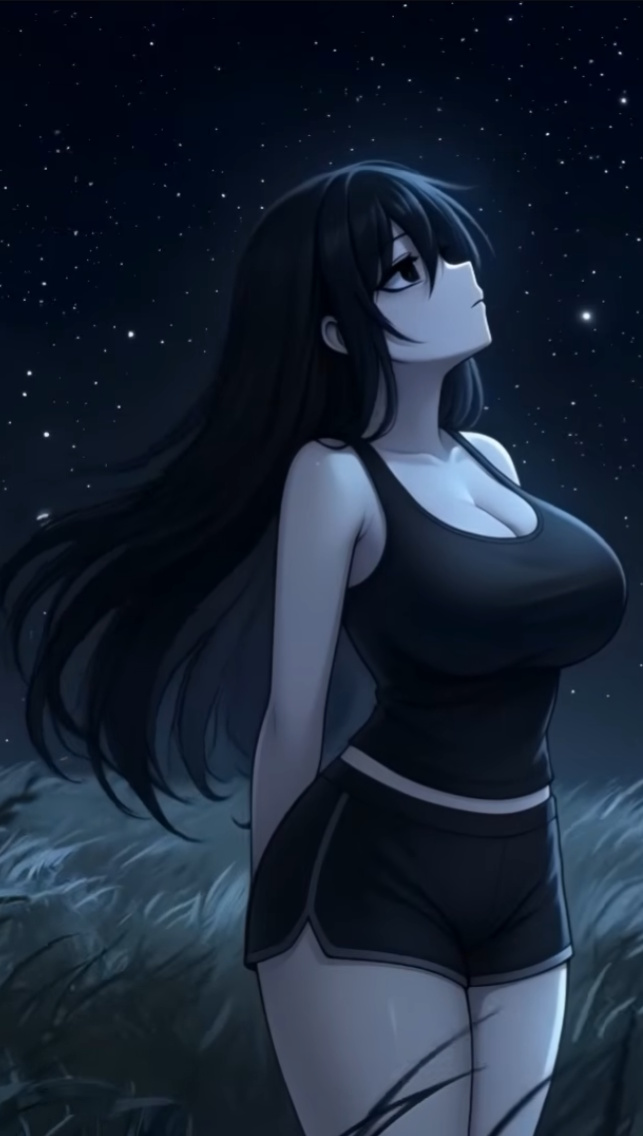
#> input picture Image_Editor/images/Screenshot 2026-05-06 204539.jpg, 643 x 1136 px, found by its file name; its folder holds only this picture in this run
$ python image_editor_main.py
#> lines starting #> are read from the running program, lines starting #| are printed output that depends on the picture
from PIL import Image, ImageFilter, ImageEnhance
import os

path = 'Coding_Projects/Image_Editor/images'
pathOut = '/editedImages'

for filename in os.listdir(path):
    image = Image.open(f"{path}/{filename}")
#> image is the input picture: PIL image 643x1136 RGB; mean R, G, B 25.7, 36.8, 53.2
    edit = image.filter(ImageFilter.SHARPEN).convert('L')
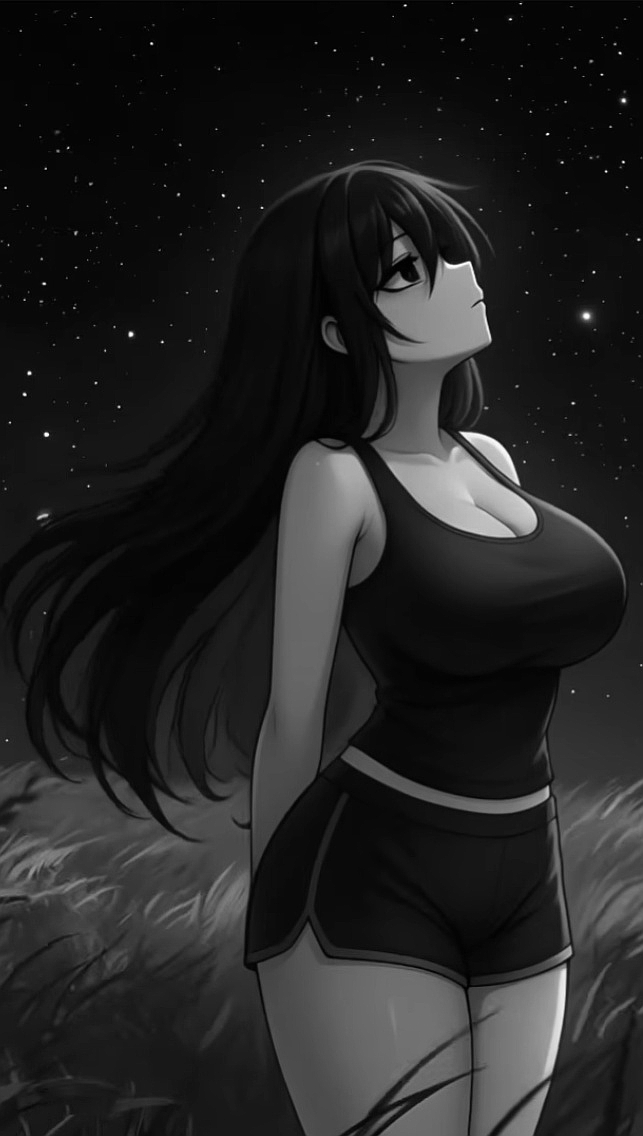
#> edit: PIL image 643x1136 L; min 0, max 255, mean 35.4
    #edit = image.filter(ImageFilter.SHARPEN).convert('L').rotate(-90)

    factor = 1.5
    enhancer = ImageEnhance.Contrast(edit)
    edit = enhancer.enhance(factor)
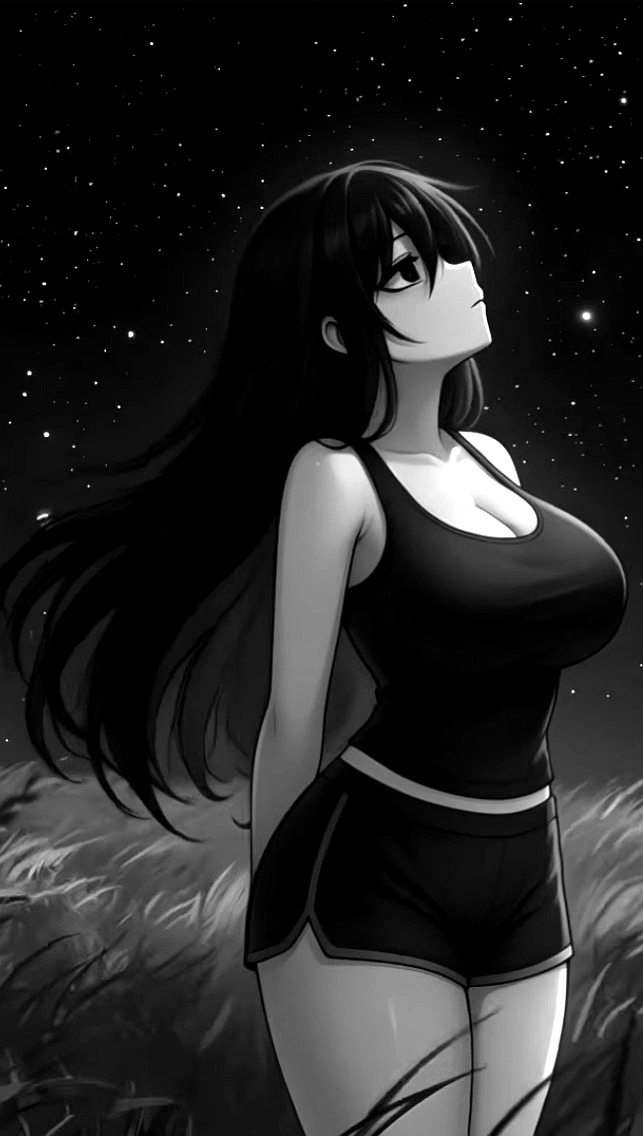
#> edit: PIL image 643x1136 L; min 0, max 255, mean 37.1

    clean_name = os.path.splitext(filename)[0]

    edit.save(f'.{pathOut}/{clean_name}_edited.jpg')
